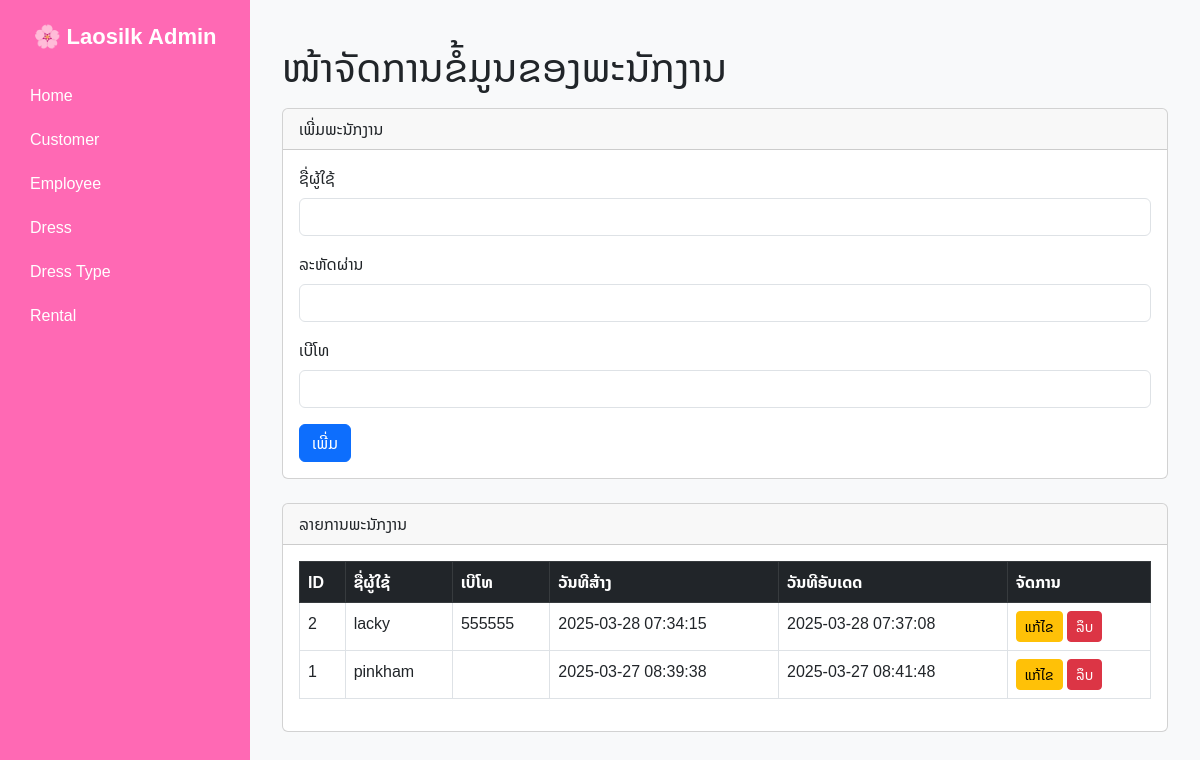
/admin/employees.php, run on the app's committed database.
### tables this page shows
CREATE TABLE `employees` (
  `id` int(10) NOT NULL COMMENT 'ລະຫັດພະນັກງານ',
  `username` varchar(50) NOT NULL COMMENT 'ຊື່ພະນັກງານ',
  `password` varchar(255) NOT NULL COMMENT 'ລະຫັດຜ່ານ',
  `updated_date` timestamp NULL DEFAULT NULL ON UPDATE current_timestamp() COMMENT 'ວັນທີປັບປຸງ',
  `created_date` timestamp NOT NULL DEFAULT current_timestamp() COMMENT 'ວັນທີສ້າງ',
  `tel` varchar(50) NOT NULL COMMENT 'ເບີໂທ'
);

### admin/employees.php (the view)
<?php
require('layout.php');
require('../db.php');
?>
<div class="container mt-4">
    <h1>ໜ້າຈັດການຂໍ້ມູນຂອງພະນັກງານ</h1>
    <div class="card mt-3">
        <div class="card-header">ເພີ່ມພະນັກງານ</div>
        <div class="card-body">
            <form action="employees_add.php" method="POST">
                <div class="mb-3">
                    <label class="form-label">ຊື່ຜູ້ໃຊ້</label>
                    <input type="text" name="username" class="form-control" required>
                </div>
                <div class="mb-3">
                    <label class="form-label">ລະຫັດຜ່ານ</label>
                    <input type="password" name="password" class="form-control" required>
                </div>
                <div class="mb-3">
                    <label class="form-label">ເບີໂທ</label>
                    <input type="text" name="tel" class="form-control">
                </div>
                <button type="submit" class="btn btn-primary">ເພີ່ມ</button>
            </form>
        </div>
    </div>
    <div class="card mt-4">
        <div class="card-header">ລາຍການພະນັກງານ</div>
        <div class="card-body">
            <table class="table table-bordered">
                <thead class="table-dark">
                    <tr>
                        <th>ID</th>
                        <th>ຊື່ຜູ້ໃຊ້</th>
                        <th>ເບີໂທ</th>
                        <th>ວັນທີສ້າງ</th>
                        <th>ວັນທີອັບເດດ</th>
                        <th>ຈັດການ</th>
                    </tr>
                </thead>
                <tbody>
                    <?php
                    $sql = "SELECT * FROM employees ORDER BY id DESC";
                    $result = $conn->query($sql);
                    if ($result->num_rows > 0) {
                        while ($row = $result->fetch_assoc()) {
                            echo "<tr>
                                    <td>{$row['id']}</td>
                                    <td>{$row['username']}</td>
                                    <td>{$row['tel']}</td>
                                    <td>{$row['created_date']}</td>
                                    <td>{$row['updated_date']}</td>
                                    <td>
                                        <a href='employees_edit.php?id={$row['id']}' class='btn btn-warning btn-sm'>ແກ້ໄຂ</a>
                                        <a href='employees_delete.php?id={$row['id']}' class='btn btn-danger btn-sm' onclick='return confirm(\"ຕ້ອງການລຶບຈິງບໍ?\")'>ລຶບ</a>
                                    </td>
                                  </tr>";
                        }
                    } else {
                        echo "<tr><td colspan='6' class='text-center'>ບໍ່ມີຂໍ້ມູນ</td></tr>";
                    }
                    ?>
                </tbody>
            </table>
        </div>
    </div>
</div>
<?php require('footer.php'); ?>

### admin/layout.php (style rules this page uses)
body { font-family: "Noto Sans Lao", sans-serif; display: flex; height: 100vh; }

### data on the page
employees: id "2", username "lacky", tel "555555", created_date "2025-03-28 07:34:15", updated_date "2025-03-28 07:37:08"
employees: id "1", username "pinkham", created_date "2025-03-27 08:39:38", updated_date "2025-03-27 08:41:48"
